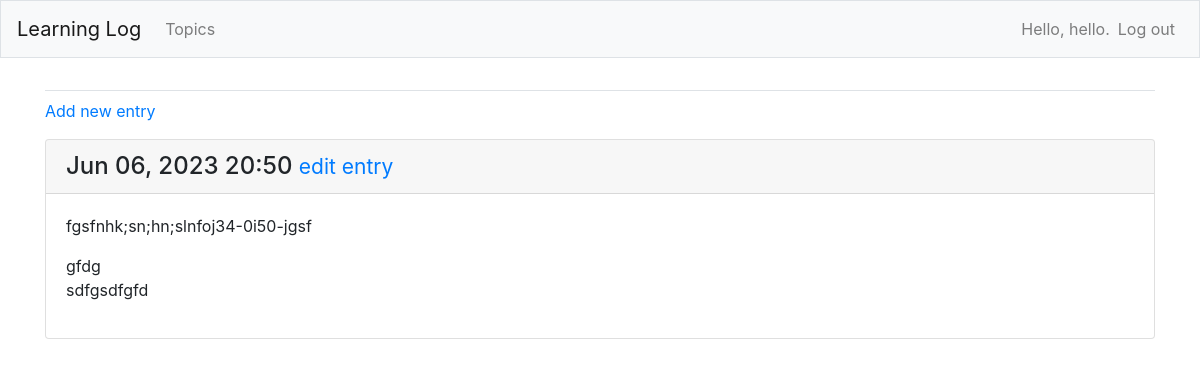
Page /topics/4/ (signed in) on the committed database.
### web_apps/models.py (models this page shows, shortened)
class Entry(models.Model):
    topic = models.ForeignKey(Topic, on_delete=models.CASCADE)
    text = models.TextField()
    date_added = models.DateTimeField(auto_now_add=True)
    class Meta:
        verbose_name_plural = "entries"

### web_apps/views.py (the view)
# urls.py: path("topics/<int:topic_id>/", views.topic, name="topic"),
@login_required
def topic(request, topic_id):
    topic_chosen = Topic.objects.get(id=topic_id)
    if topic_chosen.owner != request.user:
        raise Http404
    entries = topic_chosen.entry_set.order_by("-date_added")
    context = {"topic": topic_chosen, "entries": entries}
    return render(request=request, context=context, template_name="web_apps/topic.html")

### web_apps/templates/web_apps/topic.html (shortened to what this page needs)
{% extends "web_apps/base.html" %}
{% block content %}
    <p>
        <a href="{% url 'web_apps:new_entry' topic.id %}">Add new entry</a>
    </p>
    {% for entry in entries %}
        <div class="card mb-3">
            <h4 class="card-header">
                {{ entry.date_added|date:'M d, Y H:i' }}
                <small><a href="{% url 'web_apps:edit_entry' entry.id %}">
                    edit entry</a></small>
            </h4>
            <div class="card-body">
                {{ entry.text|linebreaks }}
            </div>
        </div>
    {% empty %}
        <p>There are no entries for this topic.</p>
    {% endfor %}
{% endblock content %}

### web_apps/templates/web_apps/base.html (shortened to what this page needs)
{% load bootstrap4 %}
<!DOCTYPE html>
<html lang="en">
<head>
    {% bootstrap_css %}
</head>
<body>
<nav class="navbar navbar-expand-md navbar-light bg-light mb-4 border">
    <a class="navbar-brand" href="{% url 'web_apps:index' %}"> Learning Log</a>
    <div class="collapse navbar-collapse" id="navbarCollapse">
        <ul class="navbar-nav mr-auto">
            <li class="nav-item">
                <a class="nav-link" href="{% url 'web_apps:topics' %}">
                    Topics</a></li>
        </ul>
        <ul class="navbar-nav ml-auto">
            {% if user.is_authenticated %}
                <li class="nav-item">
                    <span class="navbar-text">Hello, {{ user.username }}.</span>
                </li>
                <li class="nav-item">
                    <a class="nav-link" href="{% url 'users:logout' %}">Log out</a>
                </li>
            {% else %}
                <li class="nav-item">
                    <a class="nav-link" href="{% url 'users:register' %}">Register</a>
                </li>
                <li class="nav-item">
                    <a class="nav-link" href="{% url 'users:login' %}">Log in</a></li>
            {% endif %}
        </ul>
    </div>
</nav>
<main role="main" class="container">
    <div class="pb-2 mb-2 border-bottom">
    </div>
    <div>
        {% block content %}{% endblock content %}
    </div>
</main>
</body>
</html>

### rows in the picture
Entry: date_added "Jun 06, 2023 20:50", text "fgsfnhk;sn;hn;slnfoj34-0i50-jgsf gfdg sdfgsdfgfd"

### other values in the picture
{{ user.username }} "hello"
